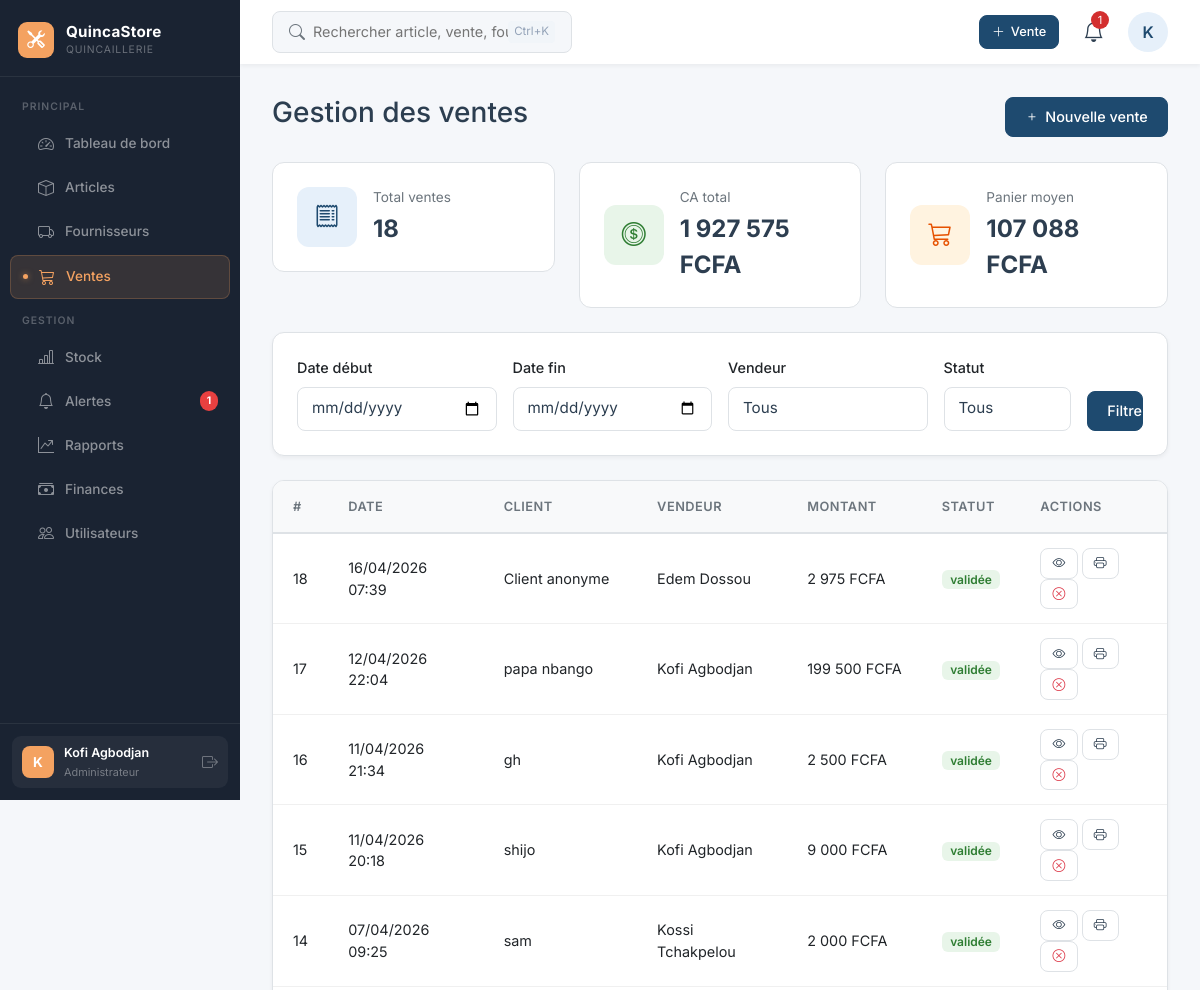
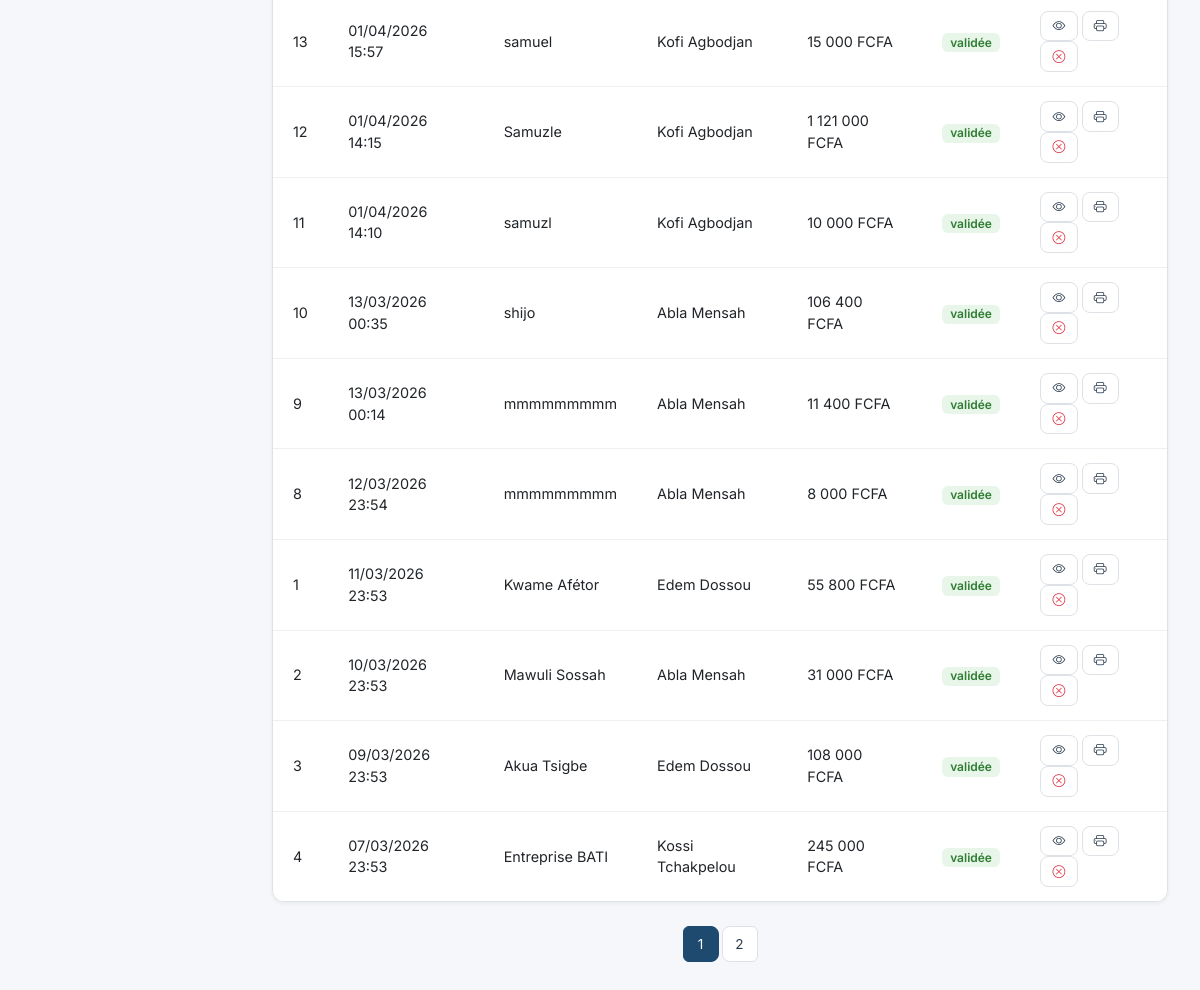
The page /ventes.php (signed in) on the database its author committed (2 pictures, top to bottom).
### tables this page shows
CREATE TABLE `ventes` (
  `id` int(11) NOT NULL,
  `utilisateur_id` int(11) NOT NULL,
  `client_nom` varchar(150) DEFAULT NULL,
  `montant_total` decimal(12,0) DEFAULT 0,
  `statut` enum('validée','annulée') DEFAULT 'validée',
  `date_vente` timestamp NOT NULL DEFAULT current_timestamp(),
  `client_telephone` varchar(20) DEFAULT NULL,
  `paiement` enum('especes','mobile_money','carte','virement') DEFAULT 'especes',
  `remise` tinyint(4) DEFAULT 0
);

CREATE TABLE `users` (
  `id` int(11) NOT NULL,
  `nom` varchar(100) NOT NULL,
  `email` varchar(150) NOT NULL,
  `password` varchar(255) NOT NULL,
  `role` enum('administrateur','gestionnaire','vendeur') DEFAULT 'vendeur',
  `actif` tinyint(1) DEFAULT 1,
  `created_at` timestamp NOT NULL DEFAULT current_timestamp()
);

### config.php (called while the page is built, shortened)
<?php
function fcfa($montant) {
    return number_format((float)$montant, 0, ',', ' ') . ' FCFA';
}

### ventes.php (the view, shortened to what this page needs)
<?php
require_once 'config.php';
require_once 'database.php';
$date_debut = $_GET['date_debut'] ?? '';
$date_fin   = $_GET['date_fin'] ?? '';
$vendeur_id = isset($_GET['vendeur_id']) ? (int)$_GET['vendeur_id'] : 0;
$statut     = $_GET['statut'] ?? '';
$where  = [];
$params = [];
$types  = "";
$whereClause = $where ? "WHERE " . implode(" AND ", $where) : "";
$page   = isset($_GET['page']) ? (int)$_GET['page'] : 1;
$limit  = 15;
$offset = ($page - 1) * $limit;
$sql = "SELECT v.*, u.nom as vendeur_nom
        FROM ventes v
        JOIN users u ON u.id = v.utilisateur_id
        $whereClause
        ORDER BY v.date_vente DESC
        LIMIT ? OFFSET ?";
$allParams  = array_merge($params, [$limit, $offset]);
$allTypes   = $types . "ii";
$stmt = mysqli_prepare($conn, $sql);
if (!empty($allParams)) {
    mysqli_stmt_bind_param($stmt, $allTypes, ...$allParams);
}
mysqli_stmt_execute($stmt);
$ventes = mysqli_fetch_all(mysqli_stmt_get_result($stmt), MYSQLI_ASSOC);
$countSql    = "SELECT COUNT(*) as total FROM ventes v $whereClause";
$stmtCount   = mysqli_prepare($conn, $countSql);
mysqli_stmt_execute($stmtCount);
$total      = mysqli_fetch_assoc(mysqli_stmt_get_result($stmtCount))['total'];
$totalPages = ceil($total / $limit);
$stmt = mysqli_prepare($conn, "SELECT COUNT(*) as total_ventes, SUM(montant_total) as ca_total FROM ventes WHERE statut='validée'");
mysqli_stmt_execute($stmt);
$resume      = mysqli_fetch_assoc(mysqli_stmt_get_result($stmt));
$totalVentes = $resume['total_ventes'] ?? 0;
$caTotal     = $resume['ca_total'] ?? 0;
$panierMoyen = $totalVentes > 0 ? $caTotal / $totalVentes : 0;
?>
<!DOCTYPE html>
<html lang="fr">
<head>
    <link href="https://cdn.jsdelivr.net/npm/bootstrap@5.3.0/dist/css/bootstrap.min.css" rel="stylesheet">
    <link rel="stylesheet" href="https://cdn.jsdelivr.net/npm/bootstrap-icons@1.11.3/font/bootstrap-icons.min.css">
    <link rel="stylesheet" href="assets/style.css">
</head>
<body>
    <?php include 'includes/sidebar.php'; ?>
    <div class="main-content">
        <?php include 'includes/header.php'; ?>
        <div class="page-content">
            <div class="d-flex justify-content-between align-items-center mb-4">
                <h1 class="h3">Gestion des ventes</h1>
                <a href="ajouter_vente.php" class="btn btn-primary"><i class="bi bi-plus"></i> Nouvelle vente</a>
            </div>
            <div class="row g-4 mb-4">
                <div class="col-md-4">
                    <div class="stat-card">
                        <div class="stat-icon primary"><i class="bi bi-receipt"></i></div>
                        <div class="stat-details">
                            <div class="stat-label">Total ventes</div>
                            <div class="stat-value"><?= $totalVentes ?></div>
                        </div>
                    </div>
                </div>
                <div class="col-md-4">
                    <div class="stat-card">
                        <div class="stat-icon success"><i class="bi bi-coin"></i></div>
                        <div class="stat-details">
                            <div class="stat-label">CA total</div>
                            <div class="stat-value"><?= fcfa($caTotal) ?></div>
                        </div>
                    </div>
                </div>
                <div class="col-md-4">
                    <div class="stat-card">
                        <div class="stat-icon accent"><i class="bi bi-cart3"></i></div>
                        <div class="stat-details">
                            <div class="stat-label">Panier moyen</div>
                            <div class="stat-value"><?= fcfa($panierMoyen) ?></div>
                        </div>
                    </div>
                </div>
            </div>
            <div class="card mb-4">
                <div class="card-body">
                    <form method="GET" class="row g-3">
                        <div class="col-md-3">
                            <label class="form-label">Date début</label>
                            <input type="date" name="date_debut" class="form-control" value="<?= htmlspecialchars($date_debut) ?>">
                        </div>
                        <div class="col-md-3">
                            <label class="form-label">Date fin</label>
                            <input type="date" name="date_fin" class="form-control" value="<?= htmlspecialchars($date_fin) ?>">
                        </div>
                        <?php if ($_SESSION['role'] !== 'vendeur'): ?>
                        <div class="col-md-3">
                            <label class="form-label">Vendeur</label>
                            <select name="vendeur_id" class="form-select">
                                <option value="">Tous</option>
                            </select>
                        </div>
                        <?php endif; ?>
                        <div class="col-md-2">
                            <label class="form-label">Statut</label>
                            <select name="statut" class="form-select">
                                <option value="">Tous</option>
                            </select>
                        </div>
                        <div class="col-md-1 d-flex align-items-end">
                            <button type="submit" class="btn btn-primary w-100">Filtrer</button>
                        </div>
                    </form>
                </div>
            </div>
            <div class="table-container">
                <table class="table">
                    <thead>
                        <tr>
                            <th>#</th><th>Date</th><th>Client</th>
                            <th>Vendeur</th><th>Montant</th><th>Statut</th><th>Actions</th>
                        </tr>
                    </thead>
                    <tbody>
                        <?php foreach ($ventes as $v): ?>
                        <tr>
                            <td><?= $v['id'] ?></td>
                            <td><?= date('d/m/Y H:i', strtotime($v['date_vente'])) ?></td>
                            <td><?= htmlspecialchars($v['client_nom'] ?: 'Client anonyme') ?></td>
                            <td><?= htmlspecialchars($v['vendeur_nom']) ?></td>
                            <td><?= fcfa($v['montant_total']) ?></td>
                            <td>
                                <span class="badge badge-<?= $v['statut'] === 'validée' ? 'success' : 'danger' ?>">
                                    <?= $v['statut'] ?>
                                </span>
                            </td>
                            <td>
                                <a href="details_vente.php?id=<?= $v['id'] ?>" class="btn btn-sm btn-outline" title="Détails">
                                    <i class="bi bi-eye"></i>
                                </a>
                                <a href="facture.php?id=<?= $v['id'] ?>" class="btn btn-sm btn-outline" title="Facture">
                                    <i class="bi bi-printer"></i>
                                </a>
                                <?php if ($_SESSION['role'] === 'administrateur' && $v['statut'] === 'validée'): ?>
                                    <form method="POST" action="annuler_vente.php" class="d-inline delete-form">
                                        <button type="submit" class="btn btn-sm btn-outline text-danger" title="Annuler">
                                            <i class="bi bi-x-circle"></i>
                                        </button>
                                    </form>
                                <?php endif; ?>
                            </td>
                        </tr>
                        <?php endforeach; ?>
                    </tbody>
                </table>
            </div>
            <?php if ($totalPages > 1): ?>
            <nav class="mt-4">
                <ul class="pagination justify-content-center">
                    <?php for ($i = 1; $i <= $totalPages; $i++): ?>
                    <li class="page-item <?= $i == $page ? 'active' : '' ?>">
                        <a class="page-link" href="?page=<?= $i ?>&date_debut=<?= urlencode($date_debut) ?>&date_fin=<?= urlencode($date_fin) ?>&vendeur_id=<?= $vendeur_id ?>&statut=<?= urlencode($statut) ?>">
                            <?= $i ?>
                        </a>
                    </li>
                    <?php endfor; ?>
                </ul>
            </nav>
            <?php endif; ?>
        </div>
    </div>
</body>
</html>

### assets/style.css (style rules this page uses)
:root { --primary: #1E4A6F; --primary-dark: #0F2C4A; --primary-light: #E6F0FA; --secondary: #2D3E50; --accent: #F4A261; --danger: #D32F2F; --success: #2E7D32; --bg: #F5F7FA; --border: #DEE2E6; --header-height: 64px; --shadow-sm: 0 2px 4px rgba(0, 0, 0, 0.05); --shadow-md: 0 4px 6px rgba(0, 0, 0, 0.07); --transition: all 0.2s ease; }
* { margin: 0; padding: 0; box-sizing: border-box; }
body { font-family: 'Inter', sans-serif; background: var(--bg); color: #2c3e50; line-height: 1.5; overflow-x: hidden; }
:root { --sidebar-bg: #1a2332; --sidebar-accent: #F4A261; --sidebar-width: 240px; }
.main-content { flex: 1; margin-left: var(--sidebar-width); min-height: 100vh; display: flex; flex-direction: column; }
.page-content { padding: 2rem; flex: 1; }
.card { background: white; border-radius: 12px; border: 1px solid var(--border); box-shadow: var(--shadow-sm); transition: var(--transition); }
.card-body { padding: 1.5rem; }
.stat-card { padding: 1.5rem; border-radius: 12px; background: white; border: 1px solid var(--border); display: flex; align-items: center; gap: 1rem; animation: fadeInUp 0.5s ease; }
.stat-icon { width: 60px; height: 60px; border-radius: 12px; display: flex; align-items: center; justify-content: center; font-size: 1.5rem; }
.stat-icon.primary { background: var(--primary-light); color: var(--primary); }
.stat-icon.success { background: #e8f5e9; color: var(--success); }
.stat-icon.accent { background: #fff3e0; color: #e65100; }
.stat-details { flex: 1; }
.stat-label { font-size: 0.85rem; color: #6c757d; margin-bottom: 0.25rem; }
.stat-value { font-size: 1.5rem; font-weight: 700; color: var(--secondary); }
.table-container { background: white; border-radius: 12px; border: 1px solid var(--border); overflow: hidden; box-shadow: var(--shadow-sm); }
.table { margin: 0; width: 100%; }
.table thead th { background: #f8f9fa; padding: 1rem 1.25rem; font-size: 0.8rem; font-weight: 600; text-transform: uppercase; letter-spacing: 0.5px; color: #6c757d; border-bottom: 2px solid var(--border); white-space: nowrap; }
.table tbody td { padding: 0.875rem 1.25rem; border-bottom: 1px solid #f0f0f0; vertical-align: middle; font-size: 0.9rem; }
.table tbody tr:last-child td { border-bottom: none; }
.badge { display: inline-flex; align-items: center; gap: 4px; padding: 0.3em 0.7em; border-radius: 6px; font-size: 0.75rem; font-weight: 600; }
.badge-success { background: #e8f5e9; color: #2e7d32; }
.btn { display: inline-flex; align-items: center; gap: 6px; padding: 0.5rem 1.2rem; border-radius: 8px; font-size: 0.9rem; font-weight: 500; cursor: pointer; border: 1.5px solid transparent; transition: var(--transition); text-decoration: none; }
.btn-primary { background: var(--primary); color: white; border-color: var(--primary); }
.btn-outline { background: transparent; border-color: var(--border); color: var(--secondary); }
.btn-sm { padding: 0.3rem 0.7rem; font-size: 0.8rem; }
.form-label { display: block; margin-bottom: 0.5rem; font-weight: 500; font-size: 0.9rem; }
.form-control, .form-select { width: 100%; padding: 0.6rem 0.875rem; border: 1.5px solid var(--border); border-radius: 8px; font-size: 0.95rem; transition: var(--transition); font-family: 'Inter', sans-serif; background: white; color: #2c3e50; }
.pagination { display: flex; gap: 0.25rem; list-style: none; padding: 0; }
.page-item.active .page-link { background: var(--primary); color: white; border-color: var(--primary); }
.page-link { display: flex; align-items: center; justify-content: center; width: 36px; height: 36px; border-radius: 8px; border: 1px solid var(--border); color: var(--secondary); text-decoration: none; font-size: 0.85rem; transition: var(--transition); }

### rows shown on the page
ventes: id "18", date_vente "16/04/2026 07:39", client_nom "Client anonyme", utilisateur.nom "Edem Dossou", montant_total "2 975 FCFA", statut "validée"
ventes: id "17", date_vente "12/04/2026 22:04", client_nom "papa nbango", utilisateur.nom "Kofi Agbodjan", montant_total "199 500 FCFA", statut "validée"
ventes: id "16", date_vente "11/04/2026 21:34", client_nom "gh", utilisateur.nom "Kofi Agbodjan", montant_total "2 500 FCFA", statut "validée"
ventes: id "15", date_vente "11/04/2026 20:18", client_nom "shijo", utilisateur.nom "Kofi Agbodjan", montant_total "9 000 FCFA", statut "validée"
ventes: id "14", date_vente "07/04/2026 09:25", client_nom "sam", utilisateur.nom "Kossi Tchakpelou", montant_total "2 000 FCFA", statut "validée"
ventes: id "13", date_vente "01/04/2026 15:57", client_nom "samuel", utilisateur.nom "Kofi Agbodjan", montant_total "15 000 FCFA", statut "validée"
ventes: id "12", date_vente "01/04/2026 14:15", client_nom "Samuzle", utilisateur.nom "Kofi Agbodjan", montant_total "1 121 000 FCFA", statut "validée"
ventes: id "11", date_vente "01/04/2026 14:10", client_nom "samuzl", utilisateur.nom "Kofi Agbodjan", montant_total "10 000 FCFA", statut "validée"
ventes: id "10", date_vente "13/03/2026 00:35", client_nom "shijo", utilisateur.nom "Abla Mensah", montant_total "106 400 FCFA", statut "validée"
ventes: id "9", date_vente "13/03/2026 00:14", client_nom "mmmmmmmmm", utilisateur.nom "Abla Mensah", montant_total "11 400 FCFA", statut "validée"
ventes: id "8", date_vente "12/03/2026 23:54", client_nom "mmmmmmmmm", utilisateur.nom "Abla Mensah", montant_total "8 000 FCFA", statut "validée"
ventes: id "1", date_vente "11/03/2026 23:53", client_nom "Kwame Afétor", utilisateur.nom "Edem Dossou", montant_total "55 800 FCFA", statut "validée"
ventes: id "2", date_vente "10/03/2026 23:53", client_nom "Mawuli Sossah", utilisateur.nom "Abla Mensah", montant_total "31 000 FCFA", statut "validée"
ventes: id "3", date_vente "09/03/2026 23:53", client_nom "Akua Tsigbe", utilisateur.nom "Edem Dossou", montant_total "108 000 FCFA", statut "validée"
ventes: id "4", date_vente "07/03/2026 23:53", client_nom "Entreprise BATI", utilisateur.nom "Kossi Tchakpelou", montant_total "245 000 FCFA", statut "validée"

### other values the page prints
$nbA "1"
substr($user['nom'], 0, 1) "K"
$user['nom'] "Kofi Agbodjan"
$user['role'] "Administrateur"
$nbAlertesH "1"
substr($_SESSION['nom'], 0, 1) "K"
$totalVentes "18"
fcfa($caTotal) "1 927 575 FCFA"
fcfa($panierMoyen) "107 088 FCFA"
